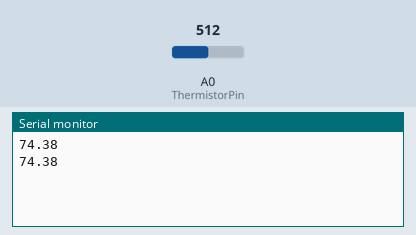
This sketch was run on a simulated Arduino Uno, built with avr-gcc and run on an emulated ATmega328P. On the bench: the last lines printed to the serial monitor. The test bench sets the inputs (shaded band); at power-on: A0 (ThermistorPin) = 512.

Above: at 1.8 s.
1.9 s: A0 (ThermistorPin) set to 716
At 2.8 s:
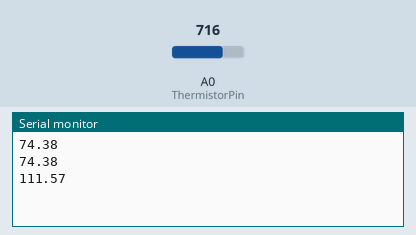
3.4 s: A0 (ThermistorPin) set to 900
At 4.8 s:
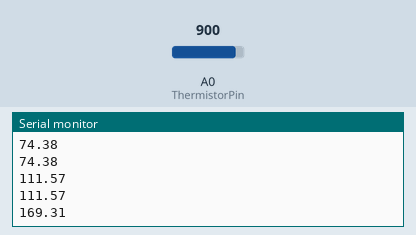
Timing chart, 0 to 6.4 s (numbered marks = the images above; inputs shaded):
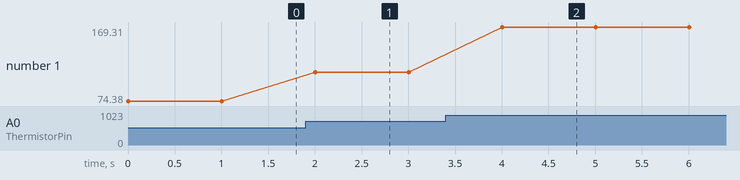

The sketch:

Arduino_program.ino
```cpp
int ThermistorPin = 0;
int Vo;
float R1 = 10000;
float logR2, R2, T;
float c1 = 1.164e-03, c2 = 2.28e-04, c3 = 1.37e-07;
void setup() {
Serial.begin(9600);
}

void loop() {
  //if(Serial.available()){
    Vo = analogRead(ThermistorPin);
    R2 = R1 * (1023.0 / (float)Vo - 1.0);
    logR2 = log(R2);
    T = (1.0 / (c1 + c2*logR2 + c3*logR2*logR2*logR2));
    T = T - 273.15;
    T = (T * 9.0)/ 5.0 + 32.0;

    //Serial.print("Temperature: ");
    Serial.print(T);
    Serial.println();


  delay(1000);
}//}
```

Measured:
- after the input at 1.9 s, the serial monitor: prints a new line after 0.10 s (image 1)
- after the input at 3.4 s, the serial monitor: prints a new line after 0.60 s (image 2)
- plotted number 1: 74.38 → 111.57 after the input at 1.9 s, 111.57 → 169.31 after the input at 3.4 s
